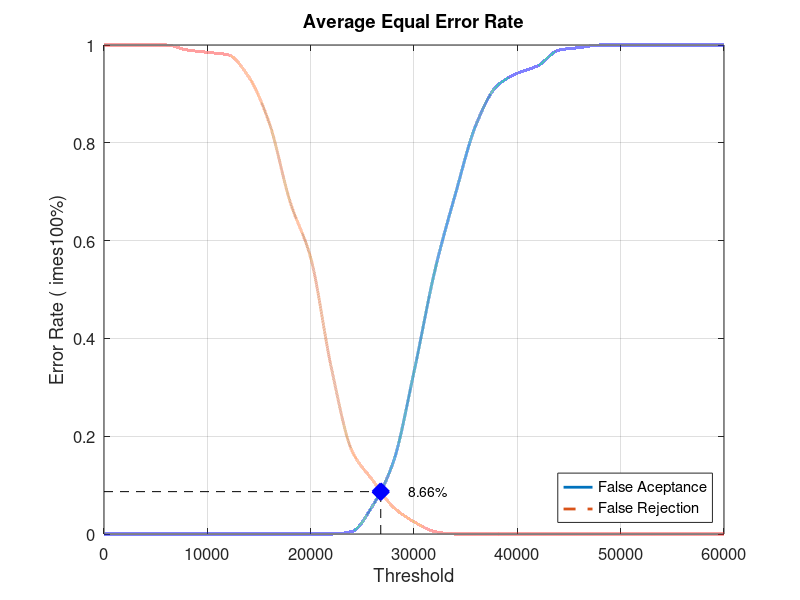
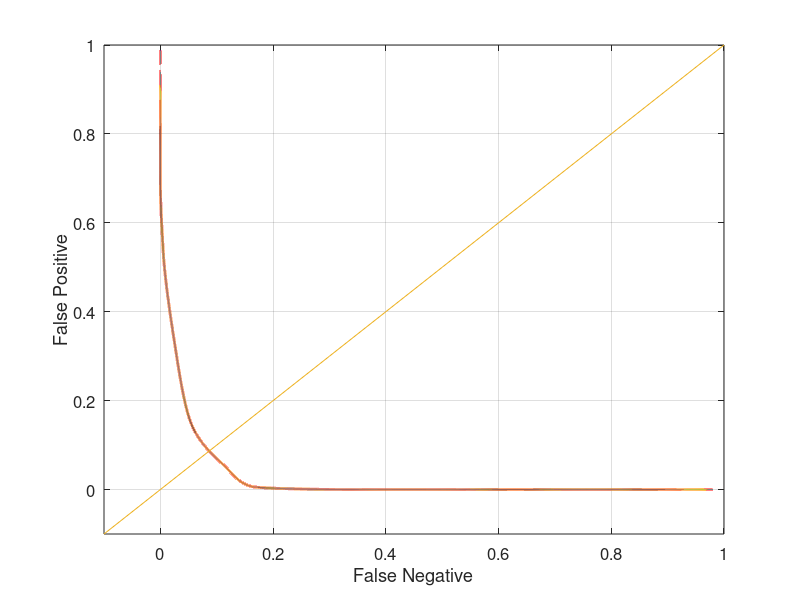

Write MATLAB code to recreate these figures, in order.
close all;
clear;
clc;
x = 0:2000:60000;
xq = 0:0.5:60000;

y0 = [0 0 0 0 0 0 0 0 0 0 0 0 0.00526316 0.0578947 0.147368 0.331579 0.536842 0.694737 0.836842 0.915789 0.942105 0.957895 0.989474 0.994737 1 1 1 1 1 1 1]
yy0 = interp1(x, y0, xq, 'pchip');
y1 = [1 1 1 1 0.99 0.985 0.98 0.935 0.84 0.68 0.565 0.34 0.17 0.11 0.055 0.025 0.005 0 0 0 0 0 0 0 0 0 0 0 0 0 0]
yy1 = interp1(x, y1, xq, 'pchip');

% Calculating EER: 
y2 = abs(y0 - y1);
find(y2 == min(y2))
yy2 = abs(yy0 - yy1);
xEER = find(yy2 == min(yy2));
xEERIndex = xq(xEER) % X-axis EER
yEER = yy0(xEER) % Y-axis EER

main = figure
plot(xq, yy0,'-','LineWidth', 2);	hold on
plot(xq, yy1,'--','LineWidth', 2);	hold on
plot([xEERIndex xEERIndex], [0 yEER], 'k--');	hold on
plot([0 xEERIndex], [yEER yEER], 'k--');	hold on
plot(xEERIndex, yEER, 'bx', 'LineWidth', 10);	hold on
text(xEERIndex + 10 * xEERIndex / 100, yEER, [num2str(round((10000 * yEER)) / 100) '%'])
legend('False Aceptance', 'False Rejection', 'Location', 'SouthEast')
xlabel('Threshold')
ylabel('Error Rate (	imes100%)')
title('Average Equal Error Rate')
set(gca, 'FontSize', 12)
axis([0 60000 0 1])
grid on

print(main, 'Database3_1Main', '-dpng');
FNRxFPR = figure('Color', [1 1 1]);
plot(yy1, yy0, '-', yy1, yy0, 'LineWidth', 2);
hold on
y = -0.1:0.1:1
plot(y, y); 
set(gca, 'FontSize', 12)
xlabel('False Negative')
ylabel('False Positive')
axis([-0.1 1 -0.1 1])
set(gca, 'FontSize', 12)
grid on

print(FNRxFPR, 'Database3_1FNRxFPR','-dpng');
